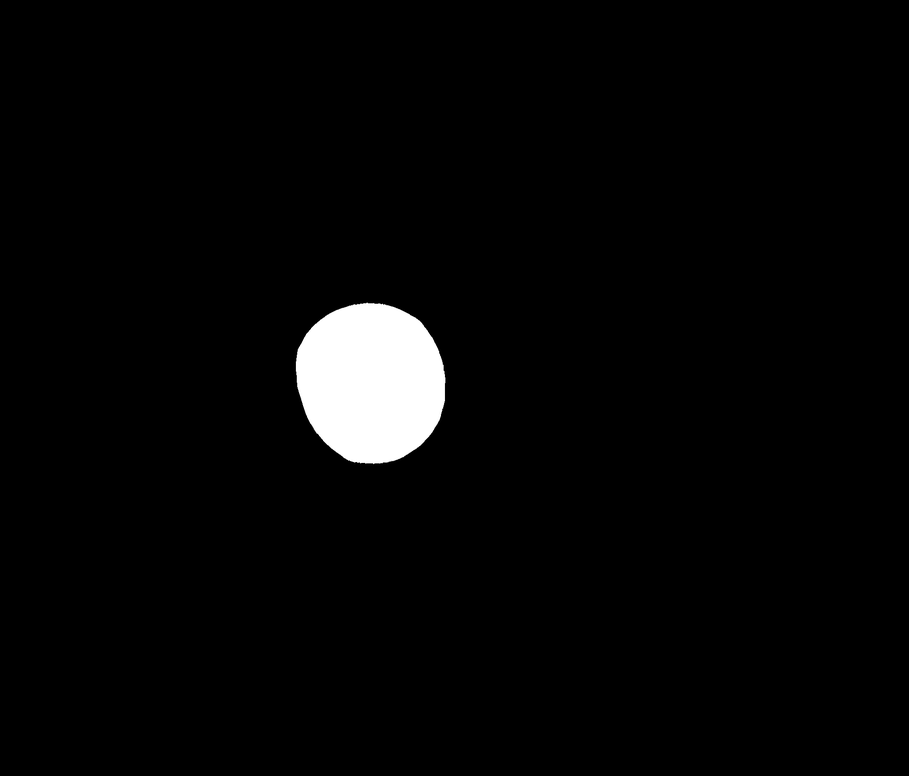
%> input picture Eksplorasi Histogram Red Green Fiyya/Data Training/training/drishtiGS_017_ODAvgBoundary_OD_img.png, 909 x 776 px, shrunk from 2049 x 1750 before the run
$ octave gambar_mask_red_green.m   (GNU Octave 9; MATLAB toolbox functions it lacks are replaced by stand-ins)
%> lines starting %> are read from the running program, lines starting %| are printed output that depends on the picture; in (x1, y1, x2, y2) boxes, pixels count from 0 and x2, y2 are one past the last pixel; in counts of white or black regions, pixels touching at a corner belong together; the program's own positions count from 1
% Baca citra biner ground truth dan pastikan tipe datanya logical
citraBinerGT = logical(imread('drishtiGS_017_ODAvgBoundary_OD_img.png'));
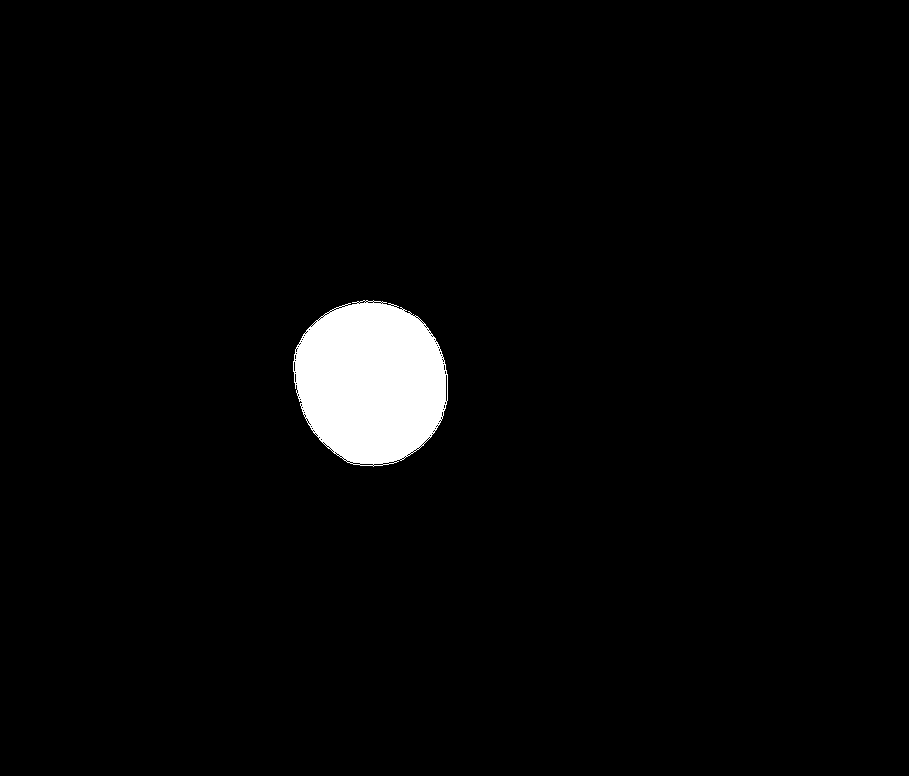
%> citraBinerGT: size 776x909 logical; 2.8% white; 1 white region

citraRetina = imread('drishtiGS_017.png');
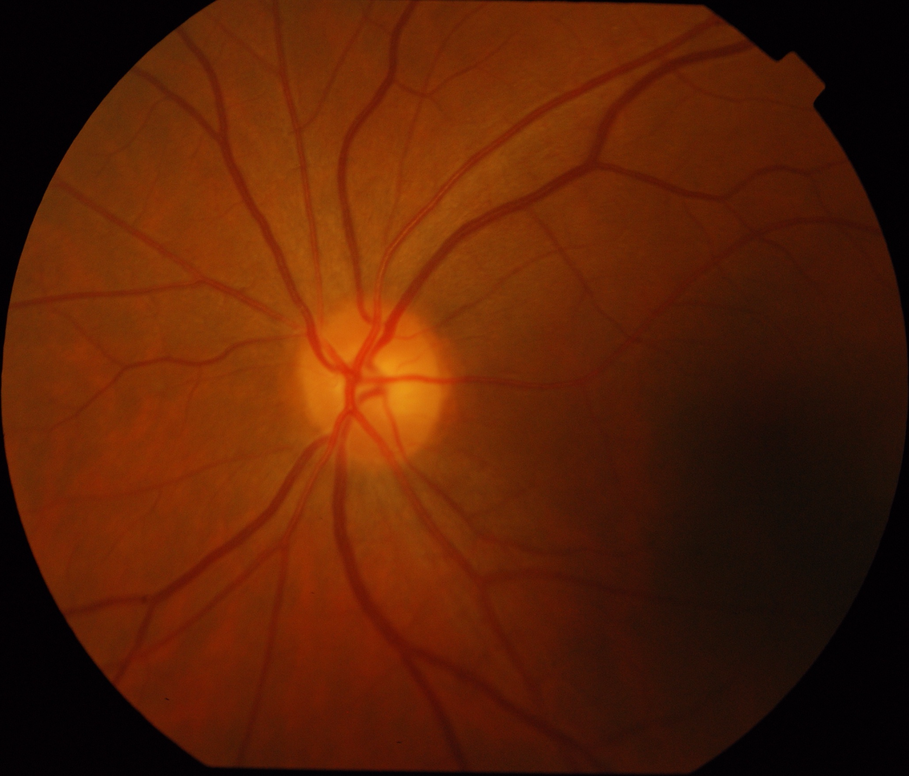
%> input picture Eksplorasi Histogram Red Green Fiyya/Data Training/training/drishtiGS_017.png, 909 x 776 px, shrunk from 2049 x 1750 before the run
%> citraRetina is the input picture: size 776x909x3 uint8; mean R, G, B 88.1, 32.3, 5.7

% Temukan bounding box dari citra biner ground truth
stats = regionprops(citraBinerGT, 'BoundingBox');
%> stats = 1 region; box (x1, y1, x2, y2): (293, 300, 448, 467)
boundingBox = round(stats.BoundingBox);
%> boundingBox = [294 301 155 167]

% Potong citra retina sesuai dengan bounding box
citraRetinaCropped = imcrop(citraRetina, boundingBox);
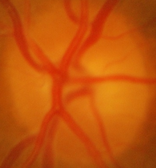
%> citraRetinaCropped: size 168x156x3 uint8; mean R, G, B 192.9, 83.1, 10.6

% Potong citra biner ground truth sesuai dengan bounding box
citraBinerGTCropped = imcrop(citraBinerGT, boundingBox);
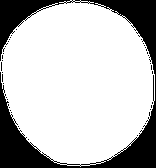
%> citraBinerGTCropped: size 168x156 logical; 75.5% white; 37 black regions (36 under 20 px), largest, box (x1, y1, x2, y2) and area: (0, 0, 156, 168) 6363

% Masking kanal merah dan hijau dari citra retina yang sudah dipotong
citraMaskedRed = citraRetinaCropped(:,:,1) .* uint8(citraBinerGTCropped);
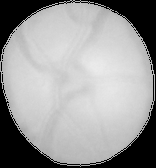
%> citraMaskedRed: size 168x156 uint8; min 0, max 235, mean 154
citraMaskedGreen = citraRetinaCropped(:,:,2) .* uint8(citraBinerGTCropped);
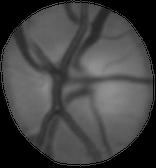
%> citraMaskedGreen: size 168x156 uint8; min 0, max 146, mean 67.3

% Tampilkan gambar kanal merah setelah di-mask dengan bounding box
figure;
subplot(1,2,1);
imshow(citraMaskedRed);
hold on;
rectangle('Position', [1, 1, size(citraMaskedRed, 2), size(citraMaskedRed, 1)], 'EdgeColor', 'r', 'LineWidth', 2);
hold off;
title('Kanal Merah dengan Bounding Box Optik Disk');

% Tampilkan gambar kanal hijau setelah di-mask dengan bounding box
subplot(1,2,2);
imshow(citraMaskedGreen);
hold on;
rectangle('Position', [1, 1, size(citraMaskedGreen, 2), size(citraMaskedGreen, 1)], 'EdgeColor', 'g', 'LineWidth', 2);
hold off;
title('Kanal Hijau dengan Bounding Box Optik Disk');
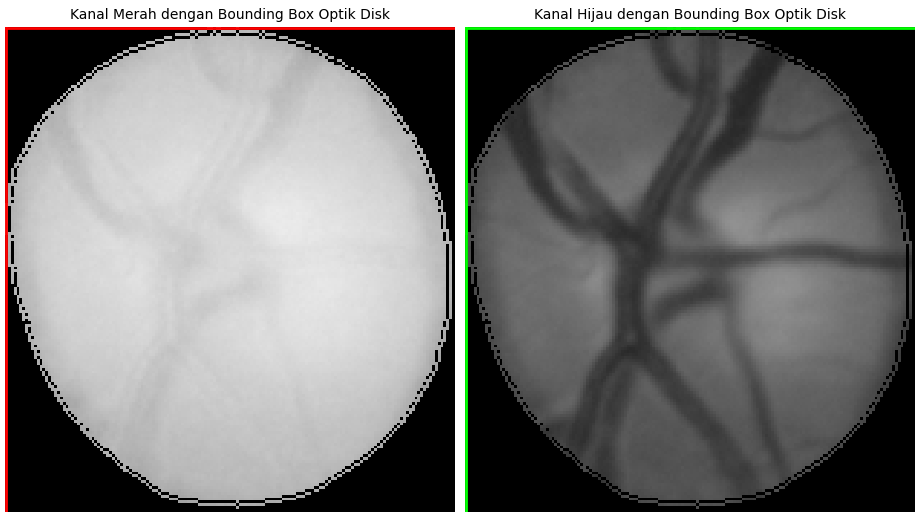
%> figure redrawn from the program's plot data, 2 panels

% Hitung dan tampilkan ukuran lebar dan panjang bounding box
lebar = boundingBox(3);
%> lebar = 155
panjang = boundingBox(4);
%> panjang = 167
fprintf('Ukuran lebar bounding box: %d\n', lebar);
%| Ukuran lebar bounding box: 155
fprintf('Ukuran panjang bounding box: %d\n', panjang);
%| Ukuran panjang bounding box: 167
